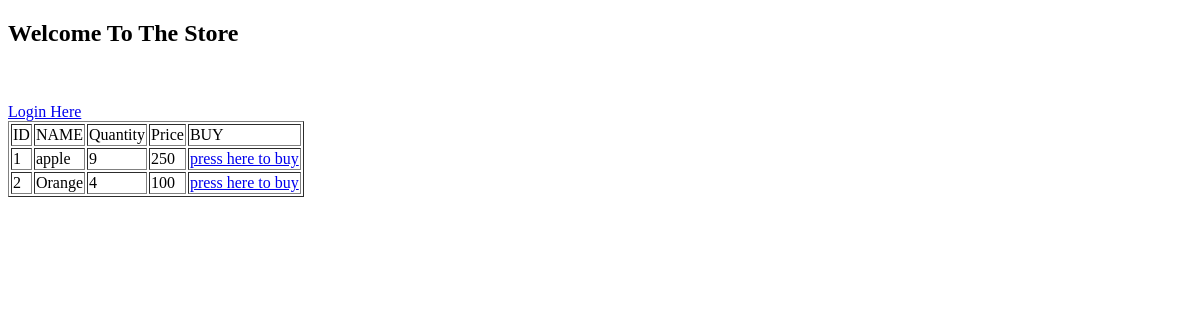
Before: / with the older database file.
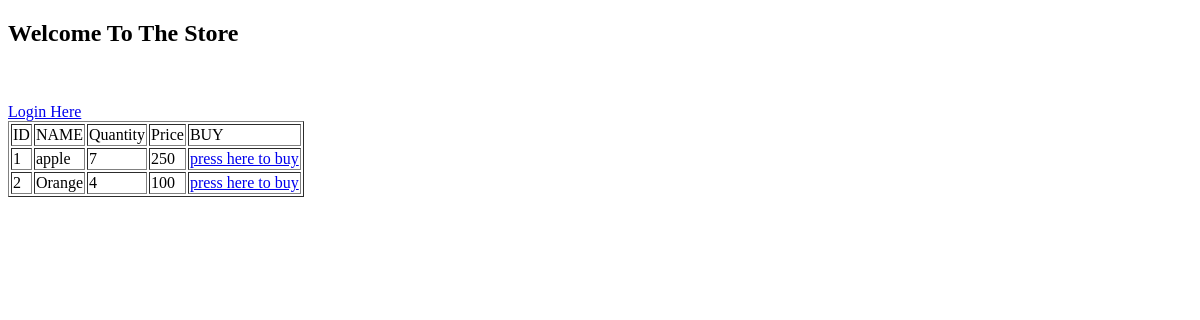
After: the same page with the newer database file.
### tables this page shows
CREATE TABLE item_ecom (id INT, name TEXT, quantity INT, price INT);

### handler.py (the view)
@app.route('/')
def showInput():
   conn = sqlite3.connect('database.db')
   print ("Opened database successfully")
   conn.row_factory = sqlite3.Row
   cur = conn.cursor()
   cur.execute("select * from item_ecom")
   rows = cur.fetchall()
   conn.close
   username = ""
   if 'username' in session:
      username = session['username']
   return render_template("home.html",rows = rows, username = username)

### templates/home.html (shortened to what this page needs)
<!doctype html>
<html>
   <body>
      <h2>Welcome To The Store</h2>
      {% if username != "" %}
         <p>Welcome back {{ username }}</p>
         <a href="/logoutPage"> Logout </a>
      {% else %}
         <a href="/loginPage"> Login Here </a>
      {% endif %}
         <table border = 1>
            <thead>
               <td>ID</td>
               <td>NAME</td>
               <td>Quantity</td>
               <td>Price</td>
               <td>BUY</td>
            </thead>
            {% for row in rows %}
               {% if row["quantity"] > 0 %}
               <tr>
                  <td>{{row["id"]}}</td>
                  <td>{{row["name"]}}</td>
                  <td> {{ row["quantity"]}}</td>
                  <td>{{row["price"]}}</td>
                  <td><a href = "/placeOrder?itemId={{row[0]}}"> press here to buy</a></td>
               </tr>
               {% endif %}
            {% endfor %}
         </table>
   </body>
</html>

Changed rows visible on the page:
changed item_ecom "apple": quantity "9" → "7"
